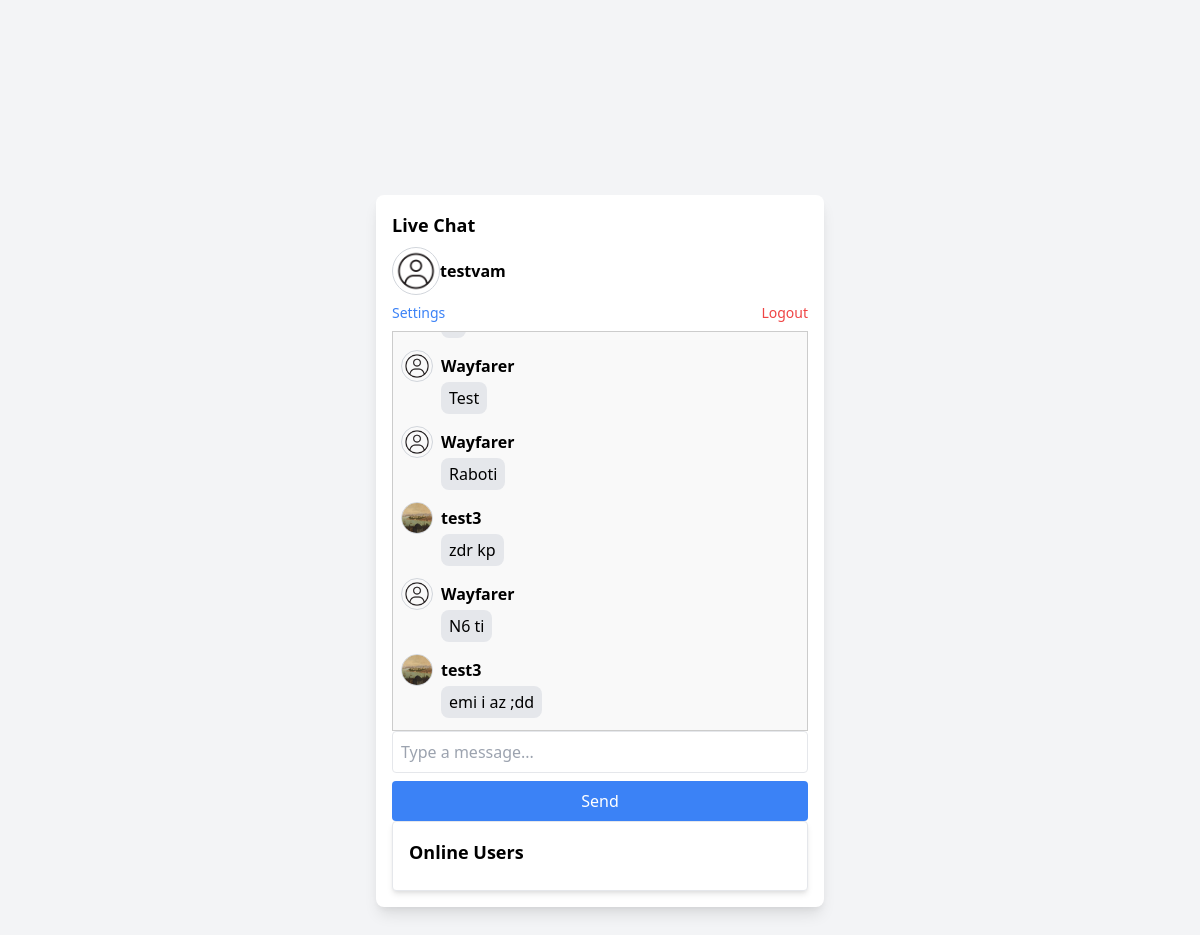
The page / (signed in) on the database its author committed.
### app/models.py (models this page shows)
class Message(Base):
    __tablename__ = "messages"
    id = Column(Integer, primary_key=True, index=True)
    sender = Column(String, ForeignKey("users.username"))
    text = Column(String)
    timestamp = Column(DateTime, default=datetime.datetime.utcnow)

### app/main.py (the view)
@app.get("/")
async def home(request: Request, user: dict = Depends(get_current_user)):
    chat_history = chat_manager.get_chat_history()  # ✅ Get past messages
    return templates.TemplateResponse("index.html", {"request": request, "user": user, "chat_history": chat_history})

### app/templates/index.html (shortened to what this page needs)
<!DOCTYPE html>
<html lang="en">
<head>
    <link rel="stylesheet" href="/app/static/styles.css">
    <link href="https://cdn.jsdelivr.net/npm/tailwindcss@2.2.19/dist/tailwind.min.css" rel="stylesheet">
</head>
<body class="bg-gray-100 flex justify-center items-center h-screen">
    <div class="w-full max-w-md bg-white shadow-lg rounded-lg p-4">
        <h2 class="text-lg font-bold mb-2">Live Chat</h2>
        {% if user %}
            <div class="flex items-center mb-2">
                <img src="/static/avatars/{{ user.username }}.png" onerror="this.onerror=null; this.src='/static/avatars/default.png';"
     class="w-12 h-12 rounded-full border border-gray-300">
                <span class="font-semibold">{{ user['display_name'] }}</span>
            </div>
            <div class="flex justify-between mb-2">
                <a href="/settings" class="text-blue-500 text-sm">Settings</a>
                <a href="/logout" class="text-red-500 text-sm">Logout</a>
            </div>
           <div id="chatBox" class="overflow-auto h-64">
			  {% set last_sender = None %}
			  {% for message in chat_history %}
				{% if last_sender != message.sender %}
				  <div class="flex items-center space-x-2 mt-2">
					<img src="/static/avatars/{{ message.sender }}.png"
						 onerror="this.onerror=null; this.src='/static/avatars/default.png';"
						 class="w-8 h-8 rounded-full border border-gray-300">
					<strong>{{ message.sender }}</strong>
				  </div>
				{% endif %}
				<div class="ml-10 mb-1 bg-gray-200 rounded-lg px-2 py-1 inline-block">
				  {{ message.text }}
				</div>
				{% set last_sender = message.sender %}
			  {% endfor %}
			</div>
            <input type="text" id="messageInput" class="w-full p-2 border rounded" placeholder="Type a message...">
            <button id="sendButton" class="w-full bg-blue-500 text-white p-2 rounded mt-2">Send</button>
			<div class="p-4 border rounded bg-white shadow-md">
				<h3 class="text-lg font-bold mb-2">Online Users</h3>
			</div>
        {% endif %}
    </div>
</body>
</html>

### app/static/styles.css (style rules this page uses)
#chatBox { height: 400px; overflow-y: auto; border: 1px solid #ccc; padding: 8px; background: #f9f9f9; }

### rows shown on the page
Message: sender "Wayfarer", text "Test"
Message: sender "Wayfarer", text "Raboti"
Message: sender (picture), sender "test3", text "zdr kp"
Message: sender "Wayfarer", text "N6 ti"
Message: sender (picture), sender "test3", text "emi i az ;dd"

### other values the page prints
{{ user['display_name'] }} "testvam"
